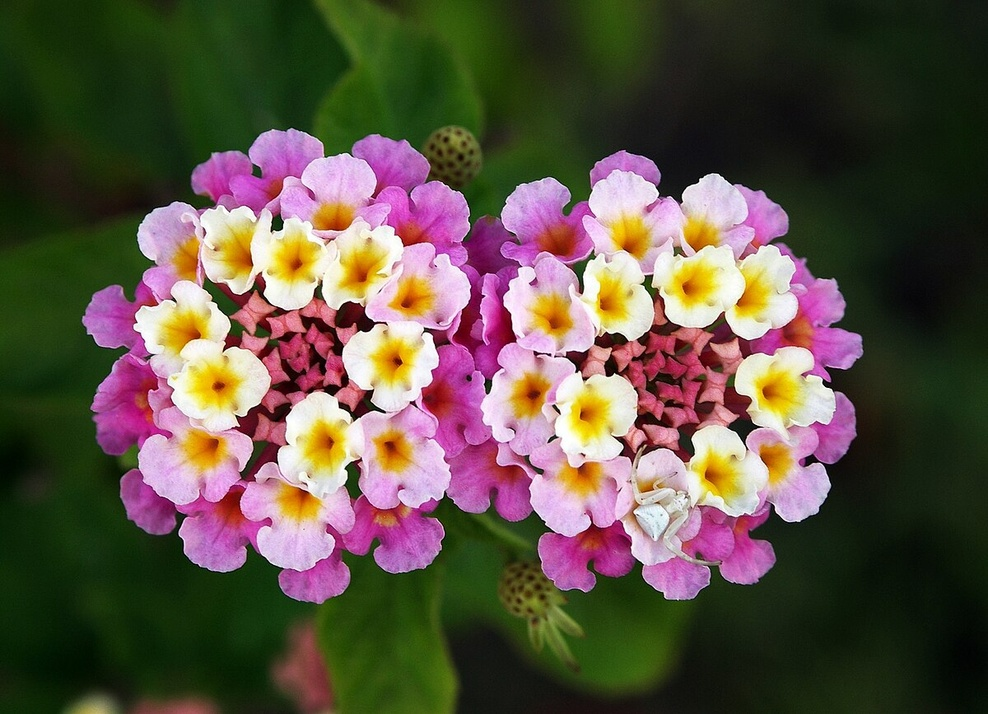
#> input picture lantana_flower.jpg, 988 x 714 px, shrunk from 1200 x 867 before the run, found by its file name
$ jupyter execute --allow-errors visao_cinza.ipynb
#> lines starting #> are read from the running program, lines starting #| are printed output that depends on the picture
<a href="https://colab.research.google.com/github/pedromazim/visao/blob/main/visao_cinza.ipynb" target="_parent"></a>

Explorando escalas de cinza

[cell 1]
import skimage as skm
import numpy as np
import matplotlib.pyplot as pt

[cell 2]
# caso o matplot de problema
from importlib import reload
pt = reload(pt)

[cell 3]
from numba import jit

[cell 4]
img = skm.io.imread('https://github.com/pedromazim/visao/blob/main/lantana_flower.jpg?raw=true')
#> img is the input picture: shape (714, 988, 3); mean R, G, B 92.9, 81.7, 67.4

[cell 5]
pt.imshow(img)
pt.axis('off')

[cell 6]
import matplotlib.colors as cm

[cell 7]
@jit(nopython=True, looplift=True)
def make_gray(img, weights):

    '''
    converts an colored RGB image to grayscale

    img : image to be converted
    weights : list or array containing the relative weights of red, blue and green for conversion

    '''
    img_recol = np.zeros((img.shape[0],img.shape[1]))

    for i in range(img.shape[0]):
        for j in range(img.shape[1]):
                img_recol[i,j] = weights[0]*img[i,j,0] + weights[1]*img[i,j,1] + weights[2]*img[i,j,2]

    return img_recol

[cell 8]
# using equal weights
pt.imshow(make_gray(img, [1/3,1/3,1/3]), cmap='gray', vmin=0, vmax=255)
pt.axis('off')
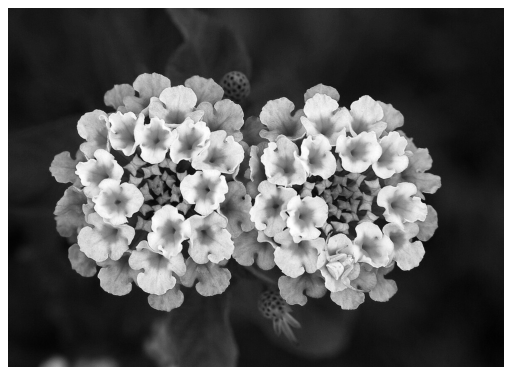
#> figure drawn by matplotlib, 1 panel

[cell 9]
# using NTSC format weights
pt.imshow(make_gray(img, [0.299, 0.587, 0.114]), cmap='gray', vmin=0, vmax=255)
pt.axis('off')
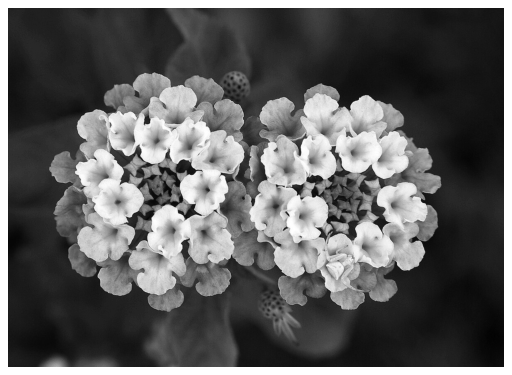
#> figure drawn by matplotlib, 1 panel

[cell 10]
@jit(nopython=False, looplift=True)
def grayscale(img, num_col):

    '''
    changes the number of gray shades from a gray image

    img : grayscale image
    num_col : number of color bounds in colormap, the number of gray shades is (num_cols-1)

    '''

    thd = np.linspace(0,255,num_col)
    img_recol = img.copy()

    for i in range(img.shape[0]):
        for j in range(img.shape[1]):
            for t in range(1,len(thd)-1):
                if img[i,j] <= thd[t] and img[i,j] > thd[t-1]:
                    img_recol[i,j] = thd[t-1]
                elif img[i,j] >= thd[t] and img[i,j] < thd[t+1]:
                    img_recol[i,j] = thd[t+1]

    return img_recol

[cell 11]
num_col = 4
pt.imshow(grayscale(make_gray(img, [1/3,1/3,1/3]), num_col), cmap='gray', vmin=0, vmax=255)
pt.title(f'{num_col} levels')
pt.axis('off')
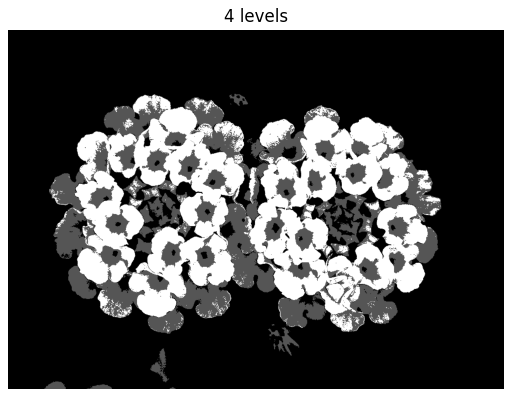
#> figure drawn by matplotlib, 1 panel

$ run again, with 0002_0001.JPG copied over lantana_flower.jpg
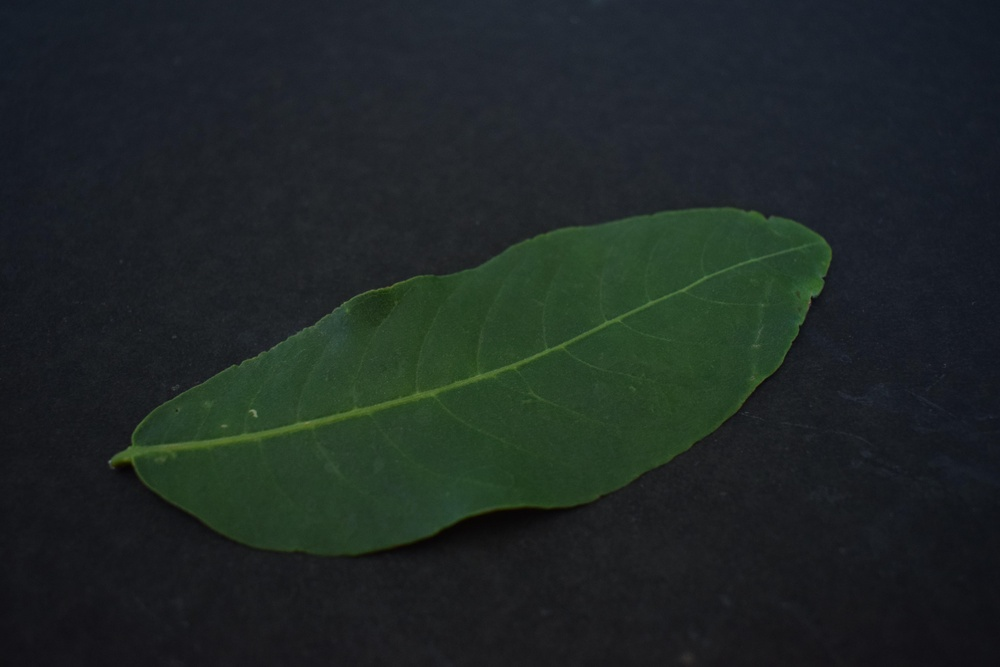
#> input picture 0002_0001.JPG, 1000 x 667 px, shrunk from 6000 x 4000 before the run, found by its file name
#> img is the input picture: shape (667, 1000, 3); mean R, G, B 30.7, 39, 37.3
#> `[cell 8] # using equal weights pt.imshow(make_gray(img, [1/3,1/3,1/3])..`:
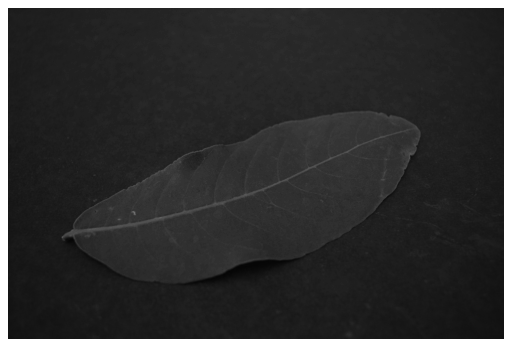
#> figure drawn by matplotlib, 1 panel
#> `[cell 11] num_col = 4 pt.imshow(grayscale(make_gray(img, [1/3,1/3,1/3]..`:
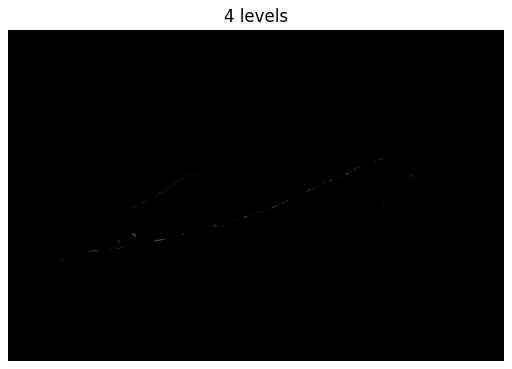
#> figure drawn by matplotlib, 1 panel
